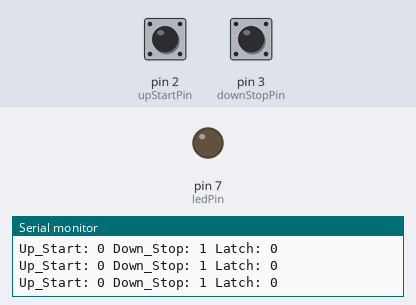
Recording of a sketch running on a simulated Arduino Uno, built with avr-gcc and run on an emulated ATmega328P. On the bench: output pins drawn as LEDs (lit = HIGH), the last lines printed to the serial monitor. The test bench sets the inputs (shaded band); at power-on: pin 2 (upStartPin) HIGH, pin 3 (downStopPin) HIGH.

Above: at 1.2 s.
1.3 s: pin 2 (upStartPin) pulled LOW for 0.15 s
At 2.2 s:
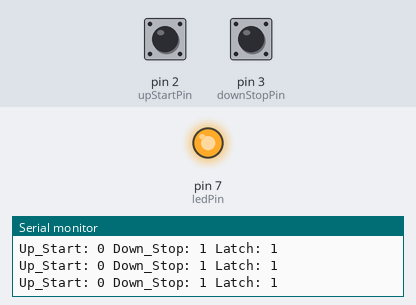
2.9 s: pin 3 (downStopPin) pulled LOW for 0.15 s
At 3.7 s:
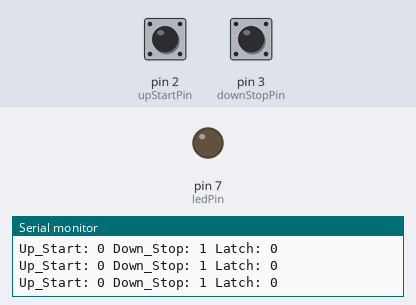
4.5 s: pin 2 (upStartPin) pulled LOW for 1 s
At 5.1 s:
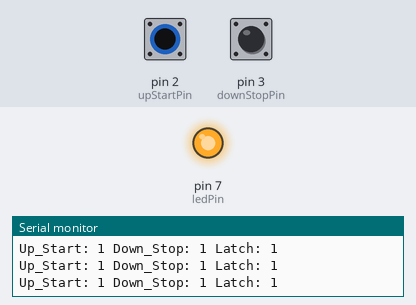
Timing chart, 0 to 7.5 s (numbered marks = the images above; inputs shaded):
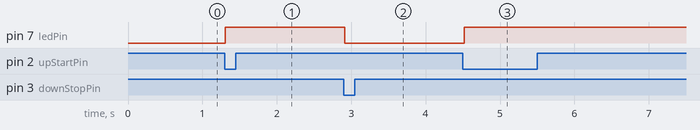

Measured:
- after the input at 1.3 s, pin 7 (ledPin): LOW → HIGH at once
- after the input at 2.9 s, pin 7 (ledPin): HIGH → LOW at once
- after the input at 4.5 s, pin 7 (ledPin): LOW → HIGH at once

The sketch:

Latch_LED.ino
```cpp
const int upStartPin = 2;    // NO contact
const int downStopPin = 3;   // NC contact
const int ledPin = 7;
bool latch = false;

void setup() {
  pinMode(upStartPin, INPUT_PULLUP);   // Using pullup for NO contact
  pinMode(downStopPin, INPUT_PULLUP);  // Using pullup for NC contact
  pinMode(ledPin, OUTPUT);
  Serial.begin(9600);
}

void loop() {
  // For NO contact (Up_Start): LOW when pressed (TRUE)
  bool upStart = (digitalRead(upStartPin) == LOW);

  // For NC contact (Down_Stop): HIGH when not pressed (TRUE)
  bool downStop = (digitalRead(downStopPin) == HIGH);

  // Implementing the self-holding circuit:
  // Latch will be TRUE if:
  // 1. Up_Start is pressed OR
  // 2. Latch is already TRUE AND Down_Stop is not pressed
  latch = upStart || (latch && downStop);

  // Control LED based on latch state
  digitalWrite(ledPin, latch);

  // Debug information
  Serial.print("Up_Start: "); Serial.print(upStart);
  Serial.print(" Down_Stop: "); Serial.print(downStop);
  Serial.print(" Latch: "); Serial.println(latch);
  delay(100);
}
```
